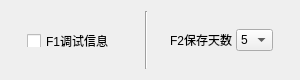
<?xml version="1.0" encoding="UTF-8"?>
<ui version="4.0">
 <class>SettingModalDialog</class>
 <widget class="QDialog" name="SettingModalDialog">
  <property name="geometry">
   <rect>
    <x>0</x>
    <y>0</y>
    <width>300</width>
    <height>80</height>
   </rect>
  </property>
  <property name="sizePolicy">
   <sizepolicy hsizetype="Fixed" vsizetype="Fixed">
    <horstretch>0</horstretch>
    <verstretch>0</verstretch>
   </sizepolicy>
  </property>
  <property name="minimumSize">
   <size>
    <width>300</width>
    <height>80</height>
   </size>
  </property>
  <property name="maximumSize">
   <size>
    <width>300</width>
    <height>80</height>
   </size>
  </property>
  <property name="windowTitle">
   <string>SettingModalDialog</string>
  </property>
  <layout class="QHBoxLayout" name="horizontalLayout_4">
   <item>
    <layout class="QHBoxLayout" name="horizontalLayout">
     <item>
      <spacer name="horizontalSpacer">
       <property name="orientation">
        <enum>Qt::Horizontal</enum>
       </property>
       <property name="sizeHint" stdset="0">
        <size>
         <width>40</width>
         <height>20</height>
        </size>
       </property>
      </spacer>
     </item>
     <item>
      <widget class="QCheckBox" name="checkBox_Debug">
       <property name="minimumSize">
        <size>
         <width>96</width>
         <height>13</height>
        </size>
       </property>
       <property name="maximumSize">
        <size>
         <width>16777215</width>
         <height>12</height>
        </size>
       </property>
       <property name="text">
        <string>F1调试信息</string>
       </property>
       <property name="shortcut">
        <string>F1</string>
       </property>
       <property name="checkable">
        <bool>true</bool>
       </property>
       <property name="checked">
        <bool>false</bool>
       </property>
      </widget>
     </item>
     <item>
      <spacer name="horizontalSpacer_2">
       <property name="orientation">
        <enum>Qt::Horizontal</enum>
       </property>
       <property name="sizeHint" stdset="0">
        <size>
         <width>40</width>
         <height>20</height>
        </size>
       </property>
      </spacer>
     </item>
    </layout>
   </item>
   <item>
    <widget class="Line" name="line">
     <property name="orientation">
      <enum>Qt::Vertical</enum>
     </property>
    </widget>
   </item>
   <item>
    <layout class="QHBoxLayout" name="horizontalLayout_2">
     <item>
      <spacer name="horizontalSpacer_3">
       <property name="orientation">
        <enum>Qt::Horizontal</enum>
       </property>
       <property name="sizeHint" stdset="0">
        <size>
         <width>40</width>
         <height>20</height>
        </size>
       </property>
      </spacer>
     </item>
     <item>
      <layout class="QHBoxLayout" name="horizontalLayout_3">
       <property name="spacing">
        <number>0</number>
       </property>
       <property name="rightMargin">
        <number>0</number>
       </property>
       <item>
        <widget class="QLabel" name="label">
         <property name="minimumSize">
          <size>
           <width>0</width>
           <height>9</height>
          </size>
         </property>
         <property name="maximumSize">
          <size>
           <width>66</width>
           <height>12</height>
          </size>
         </property>
         <property name="text">
          <string>F2保存天数：</string>
         </property>
        </widget>
       </item>
       <item>
        <widget class="QComboBox" name="comboBox_saveDays">
         <item>
          <property name="text">
           <string>5</string>
          </property>
         </item>
         <item>
          <property name="text">
           <string>4</string>
          </property>
         </item>
         <item>
          <property name="text">
           <string>3</string>
          </property>
         </item>
        </widget>
       </item>
      </layout>
     </item>
     <item>
      <spacer name="horizontalSpacer_4">
       <property name="orientation">
        <enum>Qt::Horizontal</enum>
       </property>
       <property name="sizeHint" stdset="0">
        <size>
         <width>40</width>
         <height>20</height>
        </size>
       </property>
      </spacer>
     </item>
    </layout>
   </item>
  </layout>
 </widget>
 <layoutdefault spacing="6" margin="11"/>
 <resources/>
 <connections/>
</ui>
